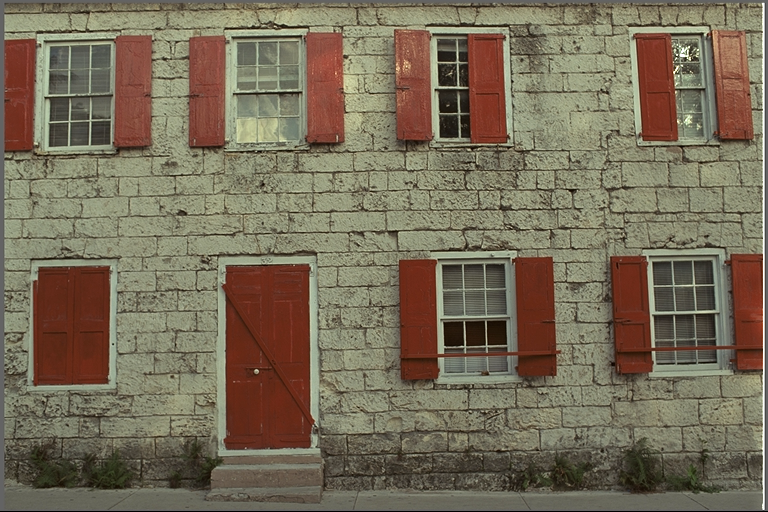
#> input picture experiments/real_photos/kodim01.png, 768 x 512 px, found by its file name
$ python probe_b6_ma.py
#> lines starting #> are read from the running program, lines starting #| are printed output that depends on the picture
### probes/probe_b4_a.py
"""probe_b4_a: anchors + fast vectorized tests (numpy+PIL only).
UNIT: bpp = total_bits/(H*W*3). Tables: sum(count*len)+16+A*24 per stream, +64b header.
Border: champion 0/left/top rule (NOT edge pad). CTX9: e=(|a-c|+|b-c|)>>4 cap 8.
"""
import heapq, os, time, math
import numpy as np
from PIL import Image

IMAGES = [
    "/tmp/opencode/autocompress/experiments/real_photos/kodim01.png",
    "/tmp/opencode/autocompress/experiments/real_photos/kodim02.png",
    "/tmp/opencode/autocompress/experiments/real_photos/kodim05.png",
    "/tmp/opencode/autocompress/experiments/real_photos/kodim07.png",
    "/tmp/opencode/autocompress/experiments/real_photos/kodim13.png",
    "/tmp/opencode/autocompress/experiments/real_photos/kodim19.png",
    "/tmp/opencode/autocompress/experiments/real_photos/kodim23.png",
]
CHAMP = {"kodim01.png":3.56,"kodim02.png":3.23,"kodim05.png":3.84,"kodim07.png":3.01,
         "kodim13.png":4.17,"kodim19.png":3.41,"kodim23.png":3.03}
HEADER = 64

def ycocg_fwd(arr):
    R=arr[:,:,0].astype(np.int32); G=arr[:,:,1].astype(np.int32); B=arr[:,:,2].astype(np.int32)
    Co=R-B; t=B+(Co//2); Cg=G-t; Y=t+(Cg//2)
    return Y,Co,Cg

def med_pred_ctx9(ch):
    """Champion-convention MED + energy ctx. ch int32 HxW. Returns pred, resid, ctx."""
    H,W=ch.shape
    P=np.zeros((H+1,W+1),dtype=np.int32); P[1:,1:]=ch
    # first row: P[0,1:]=0? champion: i==0 -> a=P[j-1](recon, 0 at j==0?), b=c=a.
    # With zero border: row0 above = 0, col0 left = 0 at (0,0); for i==0,j>0: a=recon[j-1], b=c=a.
    # Implement via explicit padded recon where top row and left col are 0 beyond image,
    # but causal recon == original (lossless). So:
    # Padu top row zeros, left col zeros.
    a=np.zeros_like(ch); b=np.zeros_like(ch); c=np.zeros_like(ch)
    # vectorized with shifts of ch, handling borders per rule:
    # a = left recon (0 if j==0 and i==0? no: j==0,i>0 -> a=c=b=top)
    # General champion rule:
    # (0,0): a=b=c=0
    # i==0,j>0: a=ch[i,j-1], b=c=a
    # j==0,i>0: b=ch[i-1,j], a=c=b
    # else: a=ch[i,j-1], b=ch[i-1,j], c=ch[i-1,j-1]
    a[:,1:]=ch[:,:-1]; a[:,0]=np.where(np.arange(H)==0,0,ch[:,0]*0+np.concatenate([[0],np.zeros(H-1,dtype=np.int32)])*0)  # placeholder
    # do it explicitly but vectorized:
    a=np.empty_like(ch); b=np.empty_like(ch); c=np.empty_like(ch)
    a[:,1:]=ch[:,:-1]
    a[:,0]=0  # will fix below for i>0
    b[1:,:]=ch[:-1,:]
    b[0,:]=0  # fix below for j>0
    c[1:,1:]=ch[:-1,:-1]
    c[0,:]=0; c[:,0]=0
    # fix first row (i==0,j>0): b=c=a
    b[0,1:]=a[0,1:]; c[0,1:]=a[0,1:]
    # fix first col (j==0,i>0): a=c=b
    a[1:,0]=b[1:,0]; c[1:,0]=b[1:,0]
    # (0,0) already 0
    mx=np.maximum(a,b); mn=np.minimum(a,b)
    pred=np.where(c>=mx,mn,np.where(c<=mn,mx,a+b-c))
    e=(np.abs(a-c)+np.abs(b-c))>>4; e=np.minimum(e,8).astype(np.uint8)
    return pred,(ch-pred).astype(np.int32),e

def huff_bits(counts):
    n=len(counts)
    if n==0: return 0
    if n==1: return int(counts[0])*1
    h=list(map(int,counts)); heapq.heapify(h); t=0
    while len(h)>1:
        x=heapq.heappop(h); y=heapq.heappop(h); s=x+y; t+=s; heapq.heappush(h,s)
    return t

def stream_bits(vals):
    _,cn=np.unique(vals,return_counts=True)
    A=len(cn); return huff_bits(cn.tolist())+16+A*24, huff_bits(cn.tolist()), A

# [46 lines left out: functions entropy_bits, total_order0, total_ctx9, main, not called in this run]

# [2 lines that do not run on import are left out]

### probes/probe_b6_ma.py
"""probe_b6_ma: MA-tree-lite — learned signaled per-image decision tree over context space.
Per channel: causal integer features, greedy depth<=3 / <=8 leaves CART with EXACT
Huffman-bit objective, per-leaf best predictor, honest side info.
numpy+PIL only. No existing files modified.

Decoder-safety: every split test uses causally-available recon values only
(neighbor recon a,b,c,d + row/col position + already-decoded Y plane for chroma).
Lossless recon==orig so encoder features == decoder features under identical
border convention (champion 0/left/top rule via imported nbhd()).

Unit: bpp = total_bits/(H*W*3). Tables per leaf stream: 16+A*24 + Huffman data.
Tree side: 24b per inner node (8b feature id + 16b threshold) + 3b per leaf predictor id.
Global header 64b once.
"""
import sys, math, time, heapq
sys.path.insert(0, "/tmp/opencode/autocompress/experiments")
import numpy as np
from PIL import Image
import probe_b4_a as A
from probe_b4_b import nbhd, predictors
from probe_b4_c import loco_ctx365

IMAGES = [
    "/tmp/opencode/autocompress/experiments/real_photos/kodim01.png",
    "/tmp/opencode/autocompress/experiments/real_photos/kodim02.png",
    "/tmp/opencode/autocompress/experiments/real_photos/kodim05.png",
    "/tmp/opencode/autocompress/experiments/real_photos/kodim07.png",
    "/tmp/opencode/autocompress/experiments/real_photos/kodim13.png",
    "/tmp/opencode/autocompress/experiments/real_photos/kodim19.png",
    "/tmp/opencode/autocompress/experiments/real_photos/kodim23.png",
]
HEADER = 64
BANK5 = ["MED", "TOP", "PAETH", "GRAD", "GAP"]
# given external anchors
GIVEN_CROWN = {"kodim01.png":3.4340,"kodim02.png":3.0931,"kodim05.png":3.7394,
               "kodim07.png":2.8630,"kodim13.png":4.1010,"kodim19.png":3.2758,"kodim23.png":2.8940}
GIVEN_JXLE3 = {"kodim01.png":3.36,"kodim02.png":3.06,"kodim05.png":3.51,
               "kodim07.png":2.73,"kodim13.png":3.91,"kodim19.png":3.22,"kodim23.png":2.81}
KSET2 = (2,3,4,6,9,12,18,27,36)

SPLIT_SIDE = 24      # per inner node: 8b feat + 16b thr
LEAF_PRED_SIDE = 3   # per leaf predictor id (ceil(log2(5))=3)
MARGINAL_SPLIT = SPLIT_SIDE + LEAF_PRED_SIDE  # +3 net (1 leaf->2 leaves)
MIN_LEAF = 2048
STRIDE = 4           # search subsample stride for speed; final accounting exact on full
MAX_DEPTH = 3
MAX_LEAVES = 8

OFFSET = 2048
SPAN = 4096

# [236 lines left out: functions huff_bits_counts, leaf_cost_from_vals, best_pred_cost, build_features, crown_baseline_channel, cand_thresholds and 2 more, not called in this run]

def anchor_med_order0():
    tot=0; dnt=0; rows=[]
    for path in IMAGES:
        img=np.array(Image.open(path).convert("RGB"))
#> img is the input picture: shape (512, 768, 3); mean R, G, B 119.8, 108.7, 88.4
        H,W,_=img.shape; dn=H*W*3; dnt+=dn
#> after `H, W, _ = img.shape`: H = 512; W = 768
#> after `dn = H * W * 3`: dn = 1179648
#> after `dnt += dn`: dnt = 1179648
        Y,Co,Cg=A.ycocg_fwd(img)
#> in ycocg_fwd, `R = arr[:, :, 0].astype(np.int32)`:
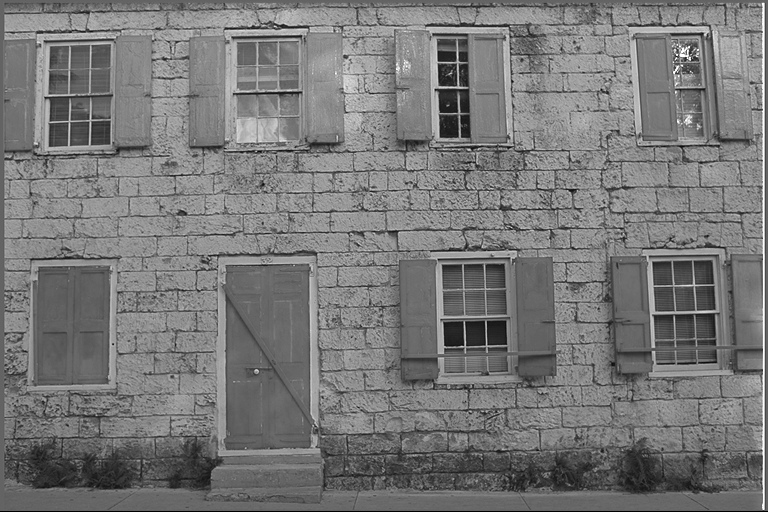
#> R: shape (512, 768) int32; min 0, max 255, mean 119.8
#> in ycocg_fwd, `B = arr[:, :, 2].astype(np.int32)`:
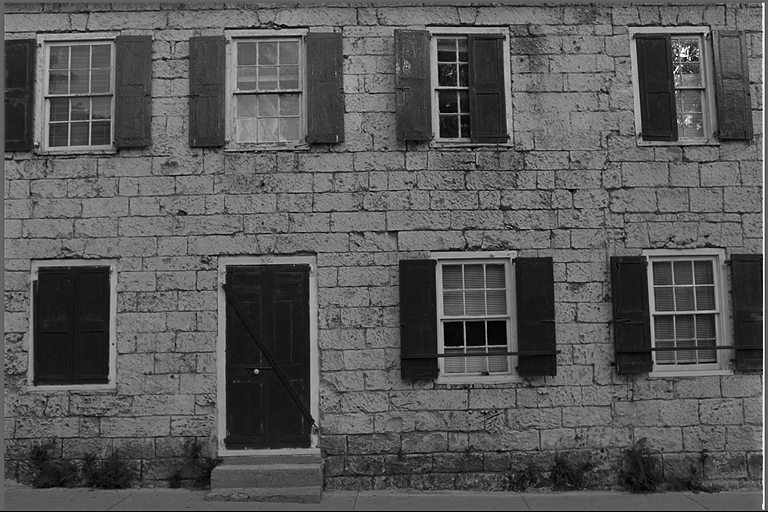
#> B: shape (512, 768) int32; min 0, max 255, mean 88.4
#> in ycocg_fwd, `Co = R - B`:
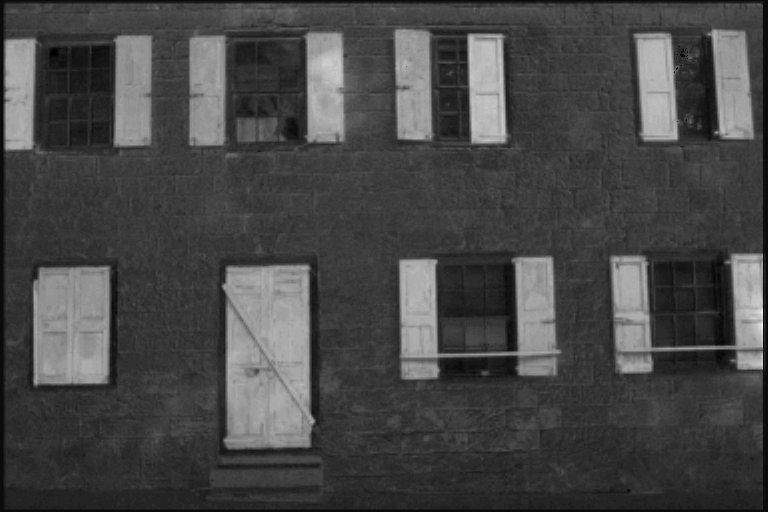
#> Co: shape (512, 768) int32; min -6, max 127, mean 31.4; drawn with min black and max white
#> in ycocg_fwd, `Cg = G - t`:
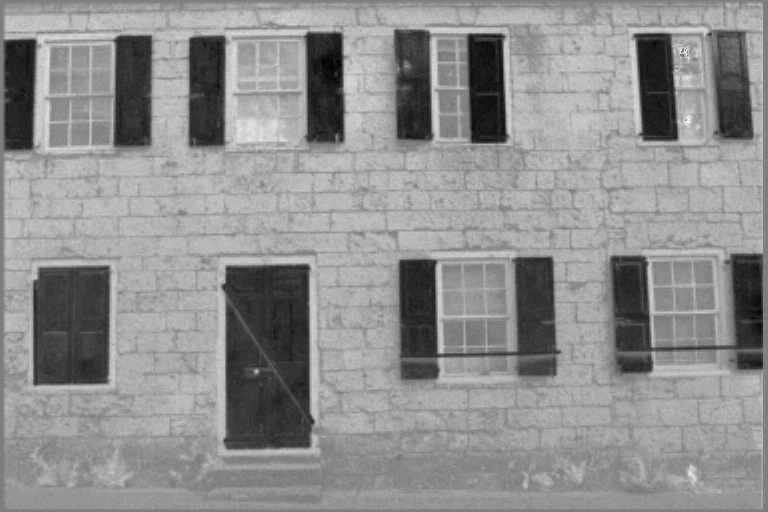
#> Cg: shape (512, 768) int32; min -35, max 36, mean 4.9; drawn with min black and max white
        t=HEADER
        for ch in (Y,Co,Cg):
            _,res,_=A.med_pred_ctx9(ch)
            tb,_,_=A.stream_bits(res.reshape(-1)); t+=tb
#> this loop made 3 passes
#> (A in stream_bits, t, tb) on passes 1 to 3: (251, 2183516, 2183452), (72, 3216649, 1033133), (55, 4267885, 1051236)
#> pass 1, in med_pred_ctx9, `mx = np.maximum(a, b)`:
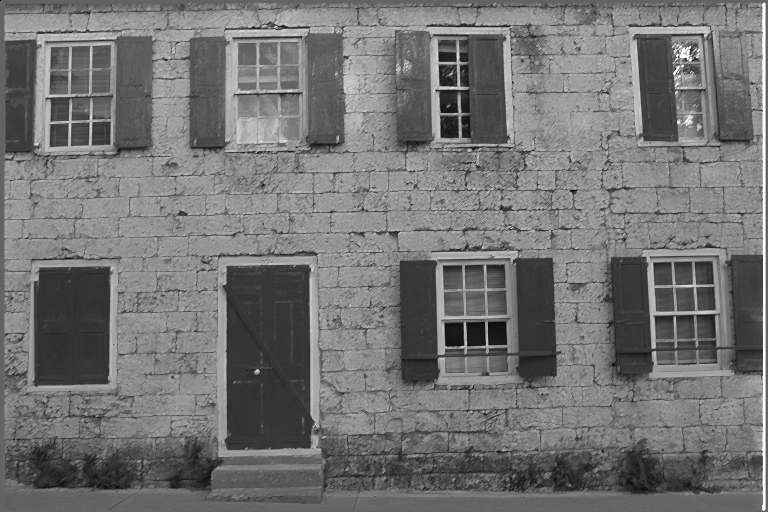
#> mx: shape (512, 768) int32; min 0, max 255, mean 115.2
#> pass 1, in med_pred_ctx9, `mn = np.minimum(a, b)`:
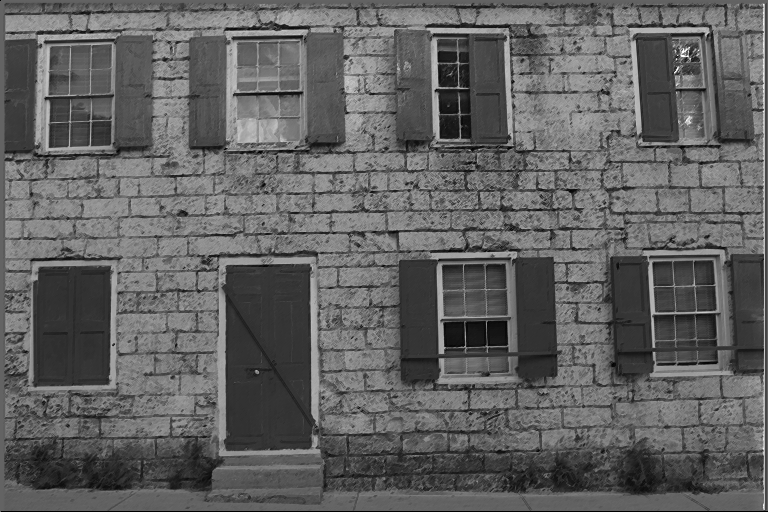
#> mn: shape (512, 768) int32; min 0, max 255, mean 97.1
#> pass 1, in med_pred_ctx9, `e = np.abs(a - c) + np.abs(b - c) >> 4`:
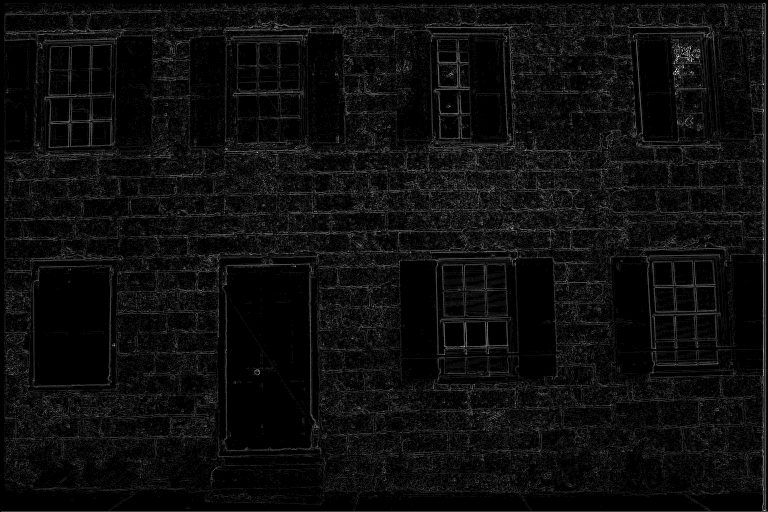
#> e: shape (512, 768) int32; min 0, max 23, mean 1.2; drawn with min black and max white
#> after the loop, t = 4267885
        rows.append((path.split("/")[-1],t/dn)); tot+=t
#> after `tot += t`: tot = 4267885
#> pass 2 of the loop in anchor_med_order0, `for path in IMAGES:`:
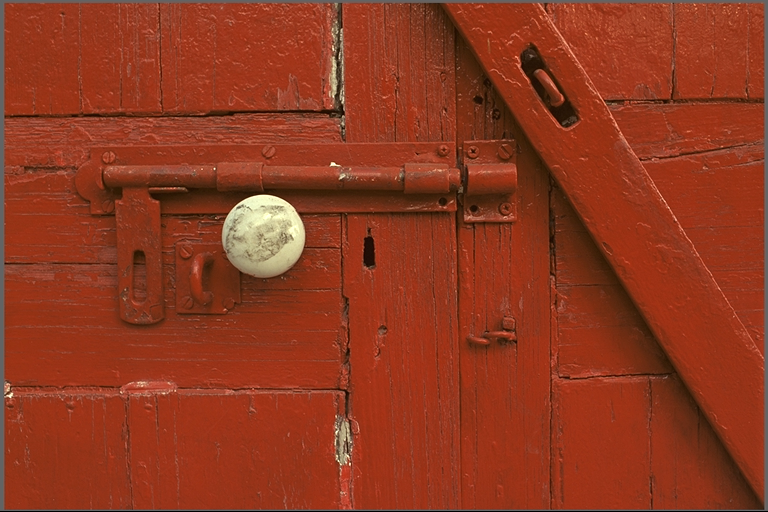
#> input picture experiments/real_photos/kodim02.png, 768 x 512 px, found by its file name
#> in anchor_med_order0, img is the input picture: shape (512, 768, 3); mean R, G, B 142.9, 56.4, 31.2
#> in ycocg_fwd (call 2), `Y = t + Cg // 2`:
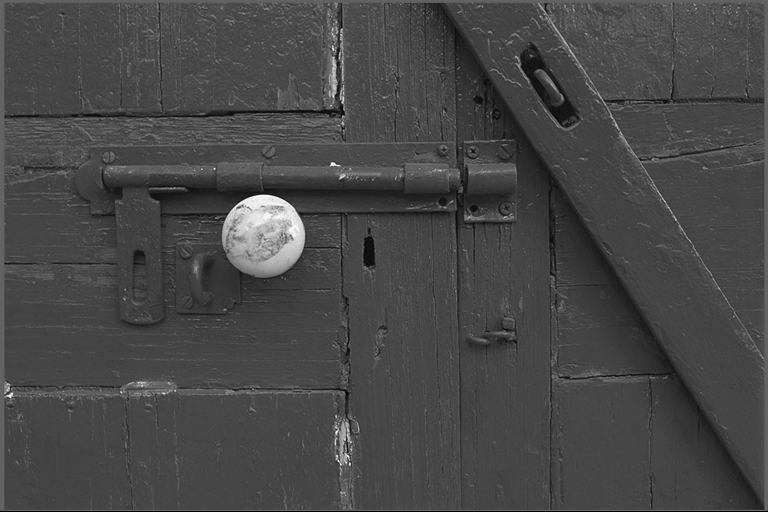
#> Y: shape (512, 768) int32; min 0, max 254, mean 71.4
#> the loop in anchor_med_order0, `for ch in (Y,Co,Cg):` made 3 passes
#> (A in stream_bits, t, tb) on passes 1 to 3: (224, 1702181, 1702117), (85, 2862955, 1160774), (44, 3923014, 1060059)
#> pass 1, in med_pred_ctx9 (call 4), `e = np.abs(a - c) + np.abs(b - c) >> 4`:
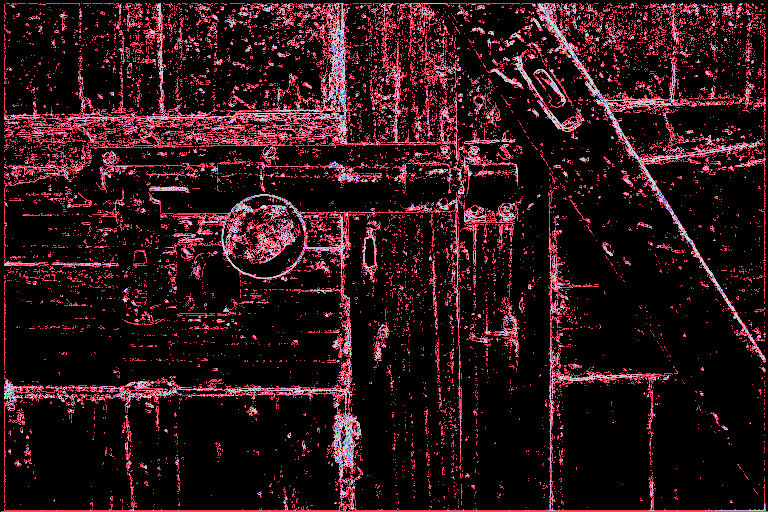
#> e: shape (512, 768) int32; 17 distinct labels, from 0 to 16; one colour per label, 0 black
#> after the loop in anchor_med_order0, `for ch in (Y,Co,Cg):`: t = 3923014
#> tot = 8190899
#> pass 3 of the loop in anchor_med_order0, `for path in IMAGES:`:
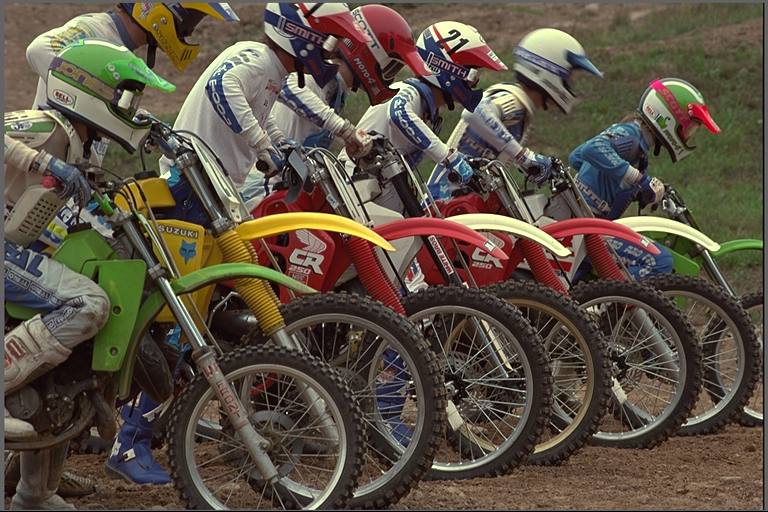
#> input picture experiments/real_photos/kodim05.png, 768 x 512 px, found by its file name
#> in anchor_med_order0, img is the input picture: shape (512, 768, 3); mean R, G, B 91.5, 81, 67.5
#> in ycocg_fwd (call 3), `Y = t + Cg // 2`:
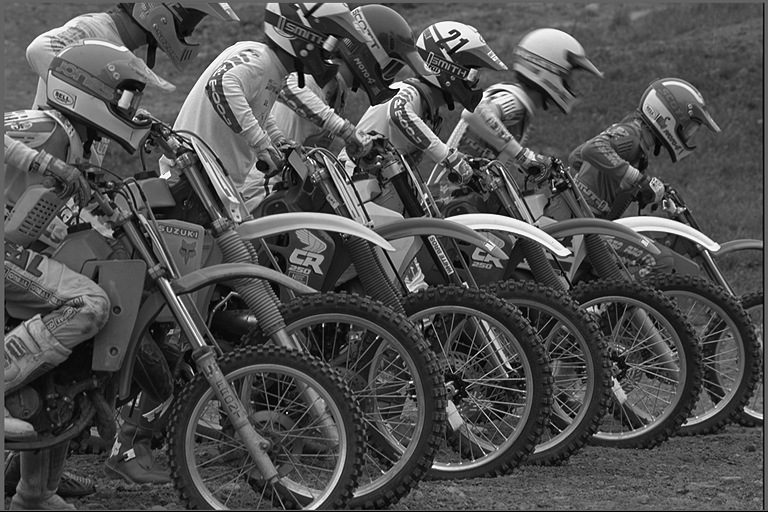
#> Y: shape (512, 768) int32; min 0, max 255, mean 79.9
#> the loop in anchor_med_order0, `for ch in (Y,Co,Cg):` made 3 passes
#> (A in stream_bits, t, tb) on passes 1 to 3: (318, 2205964, 2205900), (109, 3508259, 1302295), (90, 4732658, 1224399)
#> pass 1, in med_pred_ctx9 (call 7), `e = np.abs(a - c) + np.abs(b - c) >> 4`:
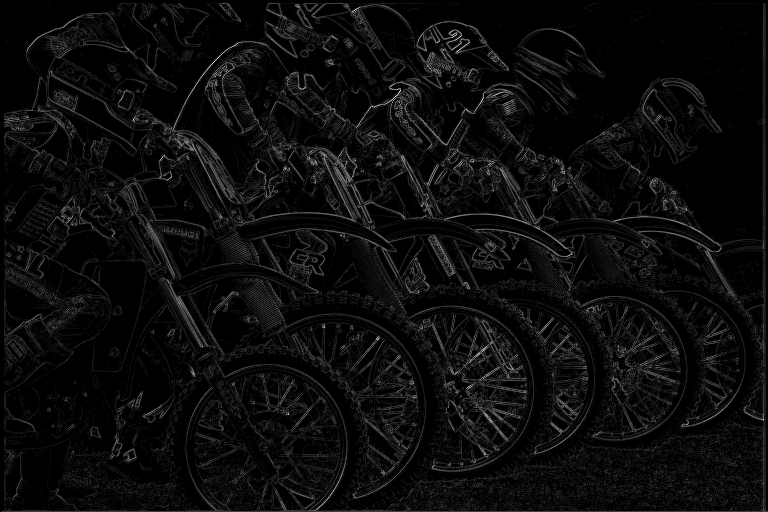
#> e: shape (512, 768) int32; min 0, max 24, mean 1.1; drawn with min black and max white
#> after the loop in anchor_med_order0, `for ch in (Y,Co,Cg):`: t = 4732658
#> tot = 12923557
#> the loop made 7 passes; the first 3 are shown
    return tot/dnt, rows

def main():
    print("== anchor MED order-0 ==")
    avg,rows=anchor_med_order0()
    for nm,v in rows: print(f"  {nm}: {v:.4f}")
    print(f"  AVG={avg:.4f} (expect ~3.58, tol 3% [{3.58*0.97:.4f},{3.58*1.03:.4f}]) {'PASS' if 3.58*0.97<=avg<=3.58*1.03 else 'FAIL'}",flush=True)
    print("== MA-tree-lite vs CROWN-huff(5pred, same accounting) ==",flush=True)
    trows=[]
    for path in IMAGES:
        nm=path.split("/")[-1]
        t0=time.time()
        bppT,bppC,per_ch=eval_image_tree(path,verbose=True)
        dt=t0 and (time.time()-t0)
        trows.append((nm,bppT,bppC,per_ch,dt))
        print(f"{nm}: TREE={bppT:.4f} CROWN5={bppC:.4f} d_tree-crown5={bppT-bppC:+.4f} d_tree-given335={bppT-GIVEN_CROWN[nm]:+.4f} d_tree-jxle3={bppT-GIVEN_JXLE3[nm]:+.4f} [{dt:.0f}s]",flush=True)
    dn_tot=0; tT=0; tC=0; tG=0; tJ=0
    for nm,bppT,bppC,_,_ in trows:
        img=np.array(Image.open(nm and ("/tmp/opencode/autocompress/experiments/real_photos/"+nm)).convert("RGB"))
        H,W,_=img.shape; dn=H*W*3; dn_tot+=dn; tT+=bppT*dn; tC+=bppC*dn; tG+=GIVEN_CROWN[nm]*dn; tJ+=GIVEN_JXLE3[nm]*dn
    print(f"==> AVG TREE={tT/dn_tot:.4f} CROWN5={tC/dn_tot:.4f} GIVEN-CROWN={tG/dn_tot:.4f} JXLE3={tJ/dn_tot:.4f}",flush=True)
    print(f"==> d_tree-crown5={tT/dn_tot-tC/dn_tot:+.4f} d_tree-given={tT/dn_tot-tG/dn_tot:+.4f} d_tree-jxle3={tT/dn_tot-tJ/dn_tot:+.4f}",flush=True)
    # dump machine-readable summary for report writer
    import json
    out=dict(rows=[dict(nm=nm,tree=bppT,crown5=bppC,given=GIVEN_CROWN[nm],jxle3=GIVEN_JXLE3[nm],
               per_ch=per_ch) for nm,bppT,bppC,per_ch,_ in trows],
               avg_tree=tT/dn_tot,avg_crown5=tC/dn_tot,avg_given=tG/dn_tot,avg_jxle3=tJ/dn_tot,
               anchor=avg)
    open("/tmp/opencode/autocompress/experiments/probe_b6_summary.json","w").write(json.dumps(out,indent=1))
    print("wrote probe_b6_summary.json",flush=True)

if __name__=="__main__":
#> (the run stopped early here; a loop or call above may not have finished)
